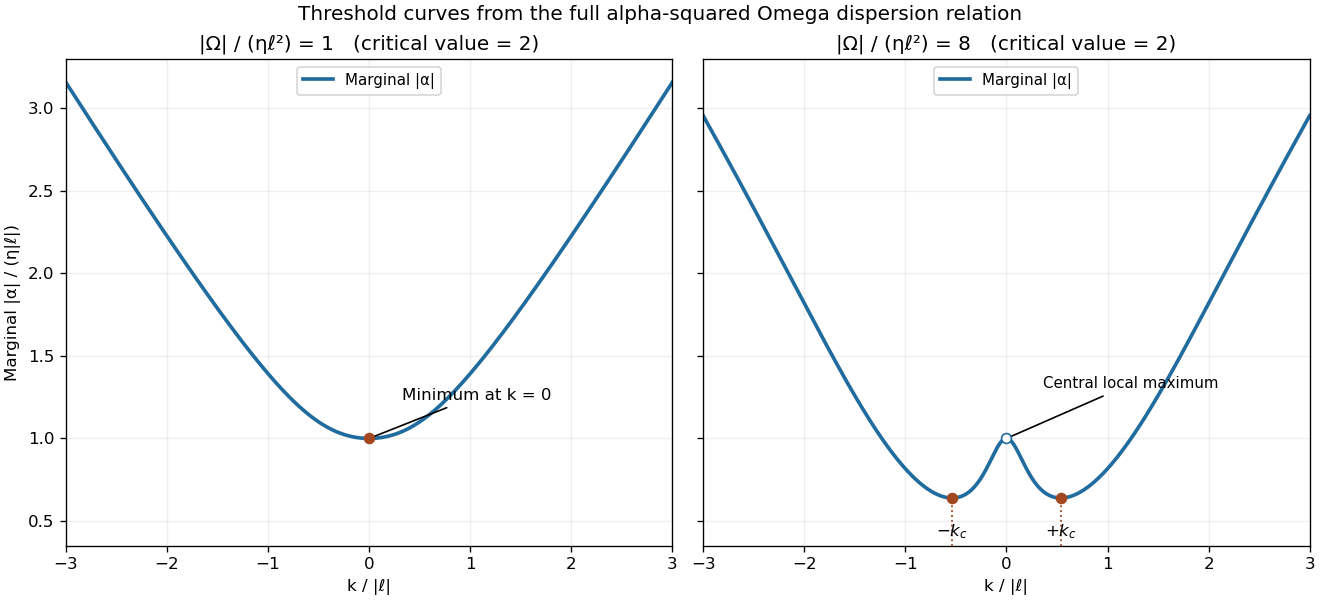

The script that saved this image:
"""Derived alpha-squared Omega marginal curves. Python 3.14/numpy 2.3.5/matplotlib 3.10.7.
Output: paper-65-thresholds.png in caller CWD only. Preserves supplied MPLCONFIGDIR.
"""
from pathlib import Path
import numpy as np
import matplotlib
matplotlib.use('Agg')
import matplotlib.pyplot as plt

k=np.linspace(-3,3,1501)
fig,axs=plt.subplots(1,2,figsize=(11,5),sharey=True,layout='constrained')
for ax,omega in zip(axs,[1.,8.]):
    p=1+k*k
    alpha=2*p*p/np.sqrt(4*p**3+omega**2*k*k)
    ax.plot(k,alpha,color='#216c9e',lw=2.2,label='Marginal |α|')
    ax.set(xlim=(-3,3),ylim=(.35,3.3),xlabel='k / |ℓ|',title=f'|Ω| / (ηℓ²) = {omega:g}   (critical value = 2)')
    ax.grid(alpha=.2)
    if omega<2:
        ax.scatter([0],[1],color='#a34721',s=35,zorder=4)
        ax.annotate('Minimum at k = 0',(0,1),xytext=(20,23),textcoords='offset points',fontsize=10,arrowprops={'arrowstyle':'-'})
    else:
        lo,hi=0.,1/3
        for _ in range(80):
            x=(lo+hi)/2
            F=4*(1+x)**3+omega**2*(3*x-1)
            if F<0:lo=x
            else:hi=x
        kc=np.sqrt((lo+hi)/2)
        pp=1+kc*kc
        amin=2*pp*pp/np.sqrt(4*pp**3+omega**2*kc*kc)
        ax.scatter([-kc,kc],[amin,amin],color='#a34721',s=35,zorder=4)
        ax.scatter([0],[1],facecolors='white',edgecolors='#216c9e',s=35,zorder=4)
        ax.vlines([-kc,kc],.35,amin,colors='#a34721',linestyles=':',lw=1.1)
        ax.text(-kc,.38,r'$-k_c$',ha='center',va='bottom',fontsize=10)
        ax.text(kc,.38,r'$+k_c$',ha='center',va='bottom',fontsize=10)
        ax.annotate('Central local maximum',(0,1),xytext=(22,30),textcoords='offset points',fontsize=9,arrowprops={'arrowstyle':'-'})
    ax.legend(loc='upper center',fontsize=9)
axs[0].set_ylabel('Marginal |α| / (η|ℓ|)')
fig.suptitle('Threshold curves from the full alpha-squared Omega dispersion relation')
fig.savefig(Path.cwd()/'paper-65-thresholds.png',dpi=120,facecolor='white',transparent=False)
plt.close(fig)
